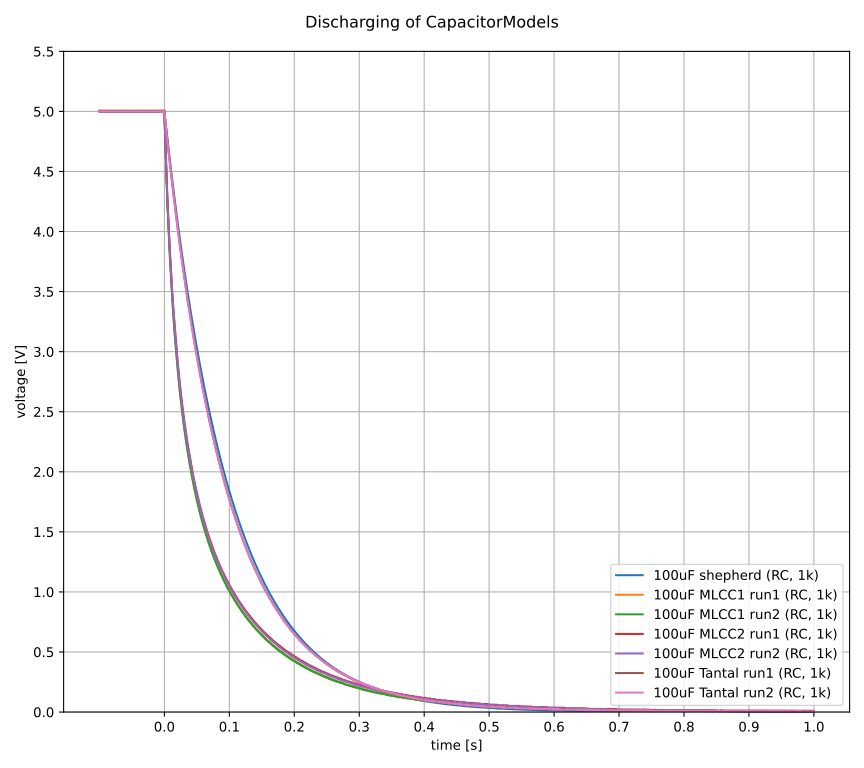

This chart was generated by the following Python code:
from pathlib import Path

import numpy as np

from matplotlib import pyplot as plt
from capacitor_shepherd import shp_cap_sim
from capacitor_real import cap_real_dis

runtime = 1.0

shp_cap1 = shp_cap_sim(U_start_V=5.0, U_inp_V=0.0, R_inp_Ohm=1000, runtime=runtime)

fig = plt.figure(figsize=(9, 8), layout="tight")

plt.plot(shp_cap1["time"], shp_cap1["voltage"], label="100uF shepherd (RC, 1k)")
plt.plot(cap_real_dis[0]["time"], cap_real_dis[0]["voltage"], label="100uF MLCC1 run1 (RC, 1k)")
plt.plot(cap_real_dis[1]["time"], cap_real_dis[1]["voltage"], label="100uF MLCC1 run2 (RC, 1k)")
plt.plot(cap_real_dis[2]["time"], cap_real_dis[2]["voltage"], label="100uF MLCC2 run1 (RC, 1k)")
plt.plot(cap_real_dis[3]["time"], cap_real_dis[3]["voltage"], label="100uF MLCC2 run2 (RC, 1k)")
plt.plot(cap_real_dis[4]["time"], cap_real_dis[4]["voltage"], label="100uF Tantal run1 (RC, 1k)")
plt.plot(cap_real_dis[5]["time"], cap_real_dis[5]["voltage"], label="100uF Tantal run2 (RC, 1k)")
# plt.plot(shp_cap2["time"], shp_cap2["voltage"], label="100uF shepherd (I_inp)")

plt.suptitle(f"Discharging of CapacitorModels")
plt.xlabel("time [s]")
plt.ylabel("voltage [V]")
plt.xticks(np.arange(0.0, runtime+0.1, 0.1))
plt.yticks(np.arange(0.0, 5.6, 0.5))
plt.ylim(bottom=0.0) #, top=1.0)
plt.grid(True)
plt.legend(loc="lower right")
plt.tight_layout()
# force direct values on axis
for ax in fig.get_axes():
    ax.get_yaxis().get_major_formatter().set_useOffset(False)
    ax.get_xaxis().get_major_formatter().set_useOffset(False)
plt.savefig(Path(__file__).with_suffix(".svg"))  # PNG / SVG
plt.close(fig)
